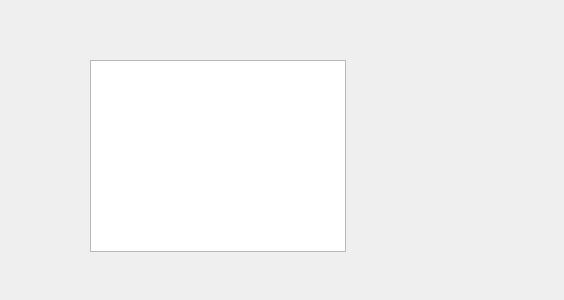
<?xml version="1.0" encoding="UTF-8"?>
<ui version="4.0">
 <class>ShowTimeDutyDialog</class>
 <widget class="QDialog" name="ShowTimeDutyDialog">
  <property name="geometry">
   <rect>
    <x>0</x>
    <y>0</y>
    <width>564</width>
    <height>300</height>
   </rect>
  </property>
  <property name="windowTitle">
   <string>Dialog</string>
  </property>
  <widget class="QTableView" name="dataTable">
   <property name="geometry">
    <rect>
     <x>90</x>
     <y>60</y>
     <width>256</width>
     <height>192</height>
    </rect>
   </property>
  </widget>
 </widget>
 <resources/>
 <connections/>
</ui>
